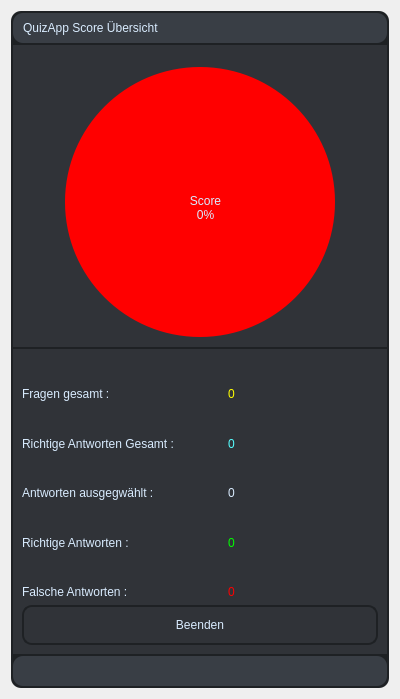
<?xml version="1.0" encoding="UTF-8"?>
<ui version="4.0">
 <class>Form</class>
 <widget class="QWidget" name="Form">
  <property name="geometry">
   <rect>
    <x>0</x>
    <y>0</y>
    <width>400</width>
    <height>699</height>
   </rect>
  </property>
  <property name="windowTitle">
   <string>Form</string>
  </property>
  <layout class="QHBoxLayout" name="horizontalLayout">
   <item>
    <widget class="QFrame" name="mainContainer">
     <property name="styleSheet">
      <string notr="true">QFrame {
	background-color: #1e2124;
	border-radius:10px;


}</string>
     </property>
     <property name="frameShape">
      <enum>QFrame::StyledPanel</enum>
     </property>
     <property name="frameShadow">
      <enum>QFrame::Raised</enum>
     </property>
     <layout class="QVBoxLayout" name="verticalLayout">
      <property name="spacing">
       <number>2</number>
      </property>
      <property name="leftMargin">
       <number>2</number>
      </property>
      <property name="topMargin">
       <number>2</number>
      </property>
      <property name="rightMargin">
       <number>2</number>
      </property>
      <property name="bottomMargin">
       <number>2</number>
      </property>
      <item>
       <widget class="QFrame" name="toolContainer">
        <property name="minimumSize">
         <size>
          <width>0</width>
          <height>30</height>
         </size>
        </property>
        <property name="maximumSize">
         <size>
          <width>16777215</width>
          <height>30</height>
         </size>
        </property>
        <property name="styleSheet">
         <string notr="true">QFrame {
	background-color: #393e45;
}</string>
        </property>
        <property name="frameShape">
         <enum>QFrame::StyledPanel</enum>
        </property>
        <property name="frameShadow">
         <enum>QFrame::Raised</enum>
        </property>
        <layout class="QHBoxLayout" name="horizontalLayout_2">
         <property name="leftMargin">
          <number>10</number>
         </property>
         <property name="topMargin">
          <number>1</number>
         </property>
         <property name="rightMargin">
          <number>1</number>
         </property>
         <property name="bottomMargin">
          <number>1</number>
         </property>
         <item>
          <widget class="QLabel" name="appName">
           <property name="styleSheet">
            <string notr="true">QLabel {
	font: 700 10pt &quot;Unispace&quot;;
	color: rgb(217, 236, 255);
}</string>
           </property>
           <property name="text">
            <string>QuizApp Score Übersicht</string>
           </property>
          </widget>
         </item>
        </layout>
       </widget>
      </item>
      <item>
       <widget class="QFrame" name="scoreContainer">
        <property name="styleSheet">
         <string notr="true">QFrame {

background-color:#303338;
border-radius:0px;

}</string>
        </property>
        <property name="frameShape">
         <enum>QFrame::StyledPanel</enum>
        </property>
        <property name="frameShadow">
         <enum>QFrame::Raised</enum>
        </property>
        <layout class="QVBoxLayout" name="verticalLayout_2">
         <property name="spacing">
          <number>2</number>
         </property>
         <property name="leftMargin">
          <number>2</number>
         </property>
         <property name="topMargin">
          <number>2</number>
         </property>
         <property name="rightMargin">
          <number>2</number>
         </property>
         <property name="bottomMargin">
          <number>2</number>
         </property>
         <item>
          <widget class="QFrame" name="scoreFrame">
           <property name="frameShape">
            <enum>QFrame::StyledPanel</enum>
           </property>
           <property name="frameShadow">
            <enum>QFrame::Raised</enum>
           </property>
           <widget class="QFrame" name="frame_5">
            <property name="geometry">
             <rect>
              <x>50</x>
              <y>20</y>
              <width>374</width>
              <height>304</height>
             </rect>
            </property>
            <property name="frameShape">
             <enum>QFrame::StyledPanel</enum>
            </property>
            <property name="frameShadow">
             <enum>QFrame::Raised</enum>
            </property>
            <widget class="QFrame" name="scorePercentFrm">
             <property name="geometry">
              <rect>
               <x>0</x>
               <y>0</y>
               <width>270</width>
               <height>270</height>
              </rect>
             </property>
             <property name="styleSheet">
              <string notr="true">QFrame {
border-radius:135;
background-color:  red;
}</string>
             </property>
             <property name="frameShape">
              <enum>QFrame::StyledPanel</enum>
             </property>
             <property name="frameShadow">
              <enum>QFrame::Raised</enum>
             </property>
            </widget>
            <widget class="QLabel" name="scorePercentLbl">
             <property name="geometry">
              <rect>
               <x>10</x>
               <y>10</y>
               <width>250</width>
               <height>250</height>
              </rect>
             </property>
             <property name="styleSheet">
              <string notr="true">background:none;</string>
             </property>
             <property name="text">
              <string/>
             </property>
             <property name="pixmap">
              <pixmap resource="../resorces/bg_img.qrc">:/main/progress.png</pixmap>
             </property>
             <property name="scaledContents">
              <bool>true</bool>
             </property>
            </widget>
           </widget>
           <widget class="QLabel" name="scoreLbl">
            <property name="geometry">
             <rect>
              <x>120</x>
              <y>110</y>
              <width>141</width>
              <height>101</height>
             </rect>
            </property>
            <property name="styleSheet">
             <string notr="true">QLabel {
background:none;
	font: 700 9pt &quot;Unispace&quot;;
	color: rgb(217, 236, 255);
}</string>
            </property>
            <property name="text">
             <string>Score
0%</string>
            </property>
            <property name="alignment">
             <set>Qt::AlignCenter</set>
            </property>
           </widget>
          </widget>
         </item>
        </layout>
       </widget>
      </item>
      <item>
       <widget class="QFrame" name="scoreTxtContainer">
        <property name="maximumSize">
         <size>
          <width>378</width>
          <height>305</height>
         </size>
        </property>
        <property name="styleSheet">
         <string notr="true">QFrame {

background-color:#303338;
border-radius:0px;
		
}</string>
        </property>
        <property name="frameShape">
         <enum>QFrame::StyledPanel</enum>
        </property>
        <property name="frameShadow">
         <enum>QFrame::Raised</enum>
        </property>
        <layout class="QFormLayout" name="formLayout">
         <item row="0" column="0">
          <spacer name="verticalSpacer">
           <property name="orientation">
            <enum>Qt::Vertical</enum>
           </property>
           <property name="sizeHint" stdset="0">
            <size>
             <width>20</width>
             <height>40</height>
            </size>
           </property>
          </spacer>
         </item>
         <item row="2" column="0">
          <widget class="QLabel" name="label">
           <property name="styleSheet">
            <string notr="true">QLabel {
background:none;
	font: 700 9pt &quot;Unispace&quot;;
	color: rgb(217, 236, 255);
}</string>
           </property>
           <property name="text">
            <string>Fragen gesamt : </string>
           </property>
          </widget>
         </item>
         <item row="2" column="1">
          <widget class="QLabel" name="answeredlbl">
           <property name="styleSheet">
            <string notr="true">QLabel {
background:none;
	font: 700 9pt &quot;Unispace&quot;;
	color: Yellow;
}</string>
           </property>
           <property name="text">
            <string>0</string>
           </property>
          </widget>
         </item>
         <item row="3" column="0">
          <spacer name="verticalSpacer_2">
           <property name="orientation">
            <enum>Qt::Vertical</enum>
           </property>
           <property name="sizeHint" stdset="0">
            <size>
             <width>20</width>
             <height>40</height>
            </size>
           </property>
          </spacer>
         </item>
         <item row="4" column="0">
          <widget class="QLabel" name="label_5">
           <property name="minimumSize">
            <size>
             <width>200</width>
             <height>0</height>
            </size>
           </property>
           <property name="maximumSize">
            <size>
             <width>400</width>
             <height>16777215</height>
            </size>
           </property>
           <property name="styleSheet">
            <string notr="true">QLabel {
background:none;
	font: 700 9pt &quot;Unispace&quot;;
	color: rgb(217, 236, 255);
}</string>
           </property>
           <property name="text">
            <string>Richtige Antworten Gesamt : </string>
           </property>
          </widget>
         </item>
         <item row="4" column="1">
          <widget class="QLabel" name="sumRightAnswerLbl">
           <property name="styleSheet">
            <string notr="true">QLabel {
background:none;
	font: 700 9pt &quot;Unispace&quot;;
	color: rgb(85, 255, 255);
}</string>
           </property>
           <property name="text">
            <string>0</string>
           </property>
          </widget>
         </item>
         <item row="5" column="0">
          <spacer name="verticalSpacer_3">
           <property name="orientation">
            <enum>Qt::Vertical</enum>
           </property>
           <property name="sizeHint" stdset="0">
            <size>
             <width>20</width>
             <height>40</height>
            </size>
           </property>
          </spacer>
         </item>
         <item row="6" column="0">
          <widget class="QLabel" name="label_2">
           <property name="styleSheet">
            <string notr="true">QLabel {
background:none;
	font: 700 9pt &quot;Unispace&quot;;
	color: rgb(217, 236, 255);
}</string>
           </property>
           <property name="text">
            <string>Antworten ausgegwählt : </string>
           </property>
          </widget>
         </item>
         <item row="6" column="1">
          <widget class="QLabel" name="noAnsweredLbl">
           <property name="styleSheet">
            <string notr="true">QLabel {
background:none;
	font: 700 9pt &quot;Unispace&quot;;
	color: rgb(217, 236, 255);
}</string>
           </property>
           <property name="text">
            <string>0</string>
           </property>
          </widget>
         </item>
         <item row="7" column="0">
          <spacer name="verticalSpacer_4">
           <property name="orientation">
            <enum>Qt::Vertical</enum>
           </property>
           <property name="sizeHint" stdset="0">
            <size>
             <width>20</width>
             <height>40</height>
            </size>
           </property>
          </spacer>
         </item>
         <item row="8" column="0">
          <widget class="QLabel" name="label_3">
           <property name="styleSheet">
            <string notr="true">QLabel {
background:none;
	font: 700 9pt &quot;Unispace&quot;;
	color: rgb(217, 236, 255);
}</string>
           </property>
           <property name="text">
            <string>Richtige Antworten : </string>
           </property>
          </widget>
         </item>
         <item row="8" column="1">
          <widget class="QLabel" name="rightAnswerLbl">
           <property name="styleSheet">
            <string notr="true">QLabel {
background:none;
	font: 700 9pt &quot;Unispace&quot;;
	color: lime;
}</string>
           </property>
           <property name="text">
            <string>0</string>
           </property>
          </widget>
         </item>
         <item row="9" column="0">
          <spacer name="verticalSpacer_5">
           <property name="orientation">
            <enum>Qt::Vertical</enum>
           </property>
           <property name="sizeHint" stdset="0">
            <size>
             <width>20</width>
             <height>40</height>
            </size>
           </property>
          </spacer>
         </item>
         <item row="10" column="0">
          <widget class="QLabel" name="label_4">
           <property name="styleSheet">
            <string notr="true">QLabel {
background:none;
	font: 700 9pt &quot;Unispace&quot;;
	color: rgb(217, 236, 255);
}</string>
           </property>
           <property name="text">
            <string>Falsche Antworten : </string>
           </property>
          </widget>
         </item>
         <item row="10" column="1">
          <widget class="QLabel" name="wrongAnswerLbl">
           <property name="styleSheet">
            <string notr="true">QLabel {
background:none;
	font: 700 9pt &quot;Unispace&quot;;
	color: red;
}</string>
           </property>
           <property name="text">
            <string>0</string>
           </property>
          </widget>
         </item>
         <item row="13" column="0" colspan="2">
          <widget class="QPushButton" name="restartBtn">
           <property name="minimumSize">
            <size>
             <width>0</width>
             <height>40</height>
            </size>
           </property>
           <property name="styleSheet">
            <string notr="true">QPushButton {

background-color:#303338;
border-radius:10px;
border: 2px solid #1e2124;
color:#d9ecff;
	font: 700 9pt &quot;Unispace&quot;;
}

QPushButton:hover {
background-color: #393e45;
}

QPushButton:pressed {
	background-color: #1e2124;
	border: 2px solid #d9ecff;
}</string>
           </property>
           <property name="text">
            <string>Beenden</string>
           </property>
          </widget>
         </item>
        </layout>
       </widget>
      </item>
      <item>
       <widget class="QFrame" name="statusFm">
        <property name="maximumSize">
         <size>
          <width>16777215</width>
          <height>30</height>
         </size>
        </property>
        <property name="styleSheet">
         <string notr="true">QFrame {
	background-color: #393e45;
}</string>
        </property>
        <property name="frameShape">
         <enum>QFrame::StyledPanel</enum>
        </property>
        <property name="frameShadow">
         <enum>QFrame::Raised</enum>
        </property>
       </widget>
      </item>
     </layout>
    </widget>
   </item>
  </layout>
 </widget>
 <resources>
  <include location="../resorces/bg_img.qrc"/>
  <include location="resorces/bg_img.qrc"/>
 </resources>
 <connections/>
</ui>
